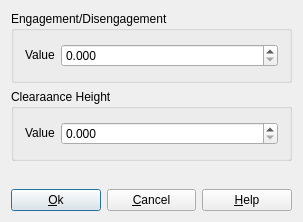
<?xml version="1.0" encoding="UTF-8"?>
<ui version="4.0">
 <class>RetractPara</class>
 <widget class="QDialog" name="RetractPara">
  <property name="geometry">
   <rect>
    <x>0</x>
    <y>0</y>
    <width>303</width>
    <height>222</height>
   </rect>
  </property>
  <property name="windowTitle">
   <string>Retraction Parameters</string>
  </property>
  <property name="windowIcon">
   <iconset>
    <normaloff>.</normaloff>.</iconset>
  </property>
  <layout class="QGridLayout">
   <item row="0" column="0">
    <layout class="QVBoxLayout">
     <item>
      <layout class="QVBoxLayout">
       <item>
        <widget class="QGroupBox" name="groupBox_2">
         <property name="minimumSize">
          <size>
           <width>211</width>
           <height>72</height>
          </size>
         </property>
         <property name="title">
          <string>Engagement/Disengagement</string>
         </property>
         <layout class="QGridLayout">
          <item row="0" column="0">
           <layout class="QHBoxLayout">
            <item>
             <widget class="QLabel" name="textLabel2">
              <property name="sizePolicy">
               <sizepolicy hsizetype="Fixed" vsizetype="Fixed">
                <horstretch>0</horstretch>
                <verstretch>0</verstretch>
               </sizepolicy>
              </property>
              <property name="text">
               <string>Value</string>
              </property>
             </widget>
            </item>
            <item>
             <widget class="QDoubleSpinBox" name="doubleSpinBoxEngagement">
              <property name="decimals">
               <number>3</number>
              </property>
              <property name="maximum">
               <double>99999.000000000000000</double>
              </property>
             </widget>
            </item>
           </layout>
          </item>
         </layout>
        </widget>
       </item>
       <item>
        <widget class="QGroupBox" name="groupBox">
         <property name="minimumSize">
          <size>
           <width>211</width>
           <height>72</height>
          </size>
         </property>
         <property name="title">
          <string>Clearaance Height</string>
         </property>
         <layout class="QGridLayout">
          <item row="0" column="0">
           <layout class="QHBoxLayout">
            <item>
             <widget class="QLabel" name="textLabel3">
              <property name="sizePolicy">
               <sizepolicy hsizetype="Fixed" vsizetype="Fixed">
                <horstretch>0</horstretch>
                <verstretch>0</verstretch>
               </sizepolicy>
              </property>
              <property name="text">
               <string>Value</string>
              </property>
             </widget>
            </item>
            <item>
             <widget class="QDoubleSpinBox" name="doubleSpinBoxClearanceHeight">
              <property name="decimals">
               <number>3</number>
              </property>
              <property name="maximum">
               <double>99999.000000000000000</double>
              </property>
             </widget>
            </item>
           </layout>
          </item>
         </layout>
        </widget>
       </item>
      </layout>
     </item>
     <item>
      <spacer>
       <property name="orientation">
        <enum>Qt::Vertical</enum>
       </property>
       <property name="sizeHint" stdset="0">
        <size>
         <width>20</width>
         <height>40</height>
        </size>
       </property>
      </spacer>
     </item>
     <item>
      <layout class="QHBoxLayout">
       <item>
        <widget class="QPushButton" name="okButton">
         <property name="text">
          <string>&amp;Ok</string>
         </property>
         <property name="icon">
          <iconset>
           <normaloff>image1</normaloff>image1</iconset>
         </property>
        </widget>
       </item>
       <item>
        <widget class="QPushButton" name="cancelButton">
         <property name="text">
          <string>&amp;Cancel</string>
         </property>
         <property name="icon">
          <iconset>
           <normaloff>image2</normaloff>image2</iconset>
         </property>
        </widget>
       </item>
       <item>
        <widget class="QPushButton" name="helpButton">
         <property name="text">
          <string>&amp;Help</string>
         </property>
         <property name="icon">
          <iconset>
           <normaloff>image3</normaloff>image3</iconset>
         </property>
        </widget>
       </item>
      </layout>
     </item>
    </layout>
   </item>
  </layout>
 </widget>
 <layoutdefault spacing="6" margin="11"/>
 <tabstops>
  <tabstop>okButton</tabstop>
 </tabstops>
 <resources/>
 <connections>
  <connection>
   <sender>okButton</sender>
   <signal>clicked()</signal>
   <receiver>RetractPara</receiver>
   <slot>accept()</slot>
   <hints>
    <hint type="sourcelabel">
     <x>20</x>
     <y>20</y>
    </hint>
    <hint type="destinationlabel">
     <x>20</x>
     <y>20</y>
    </hint>
   </hints>
  </connection>
  <connection>
   <sender>cancelButton</sender>
   <signal>clicked()</signal>
   <receiver>RetractPara</receiver>
   <slot>reject()</slot>
   <hints>
    <hint type="sourcelabel">
     <x>20</x>
     <y>20</y>
    </hint>
    <hint type="destinationlabel">
     <x>20</x>
     <y>20</y>
    </hint>
   </hints>
  </connection>
 </connections>
</ui>
